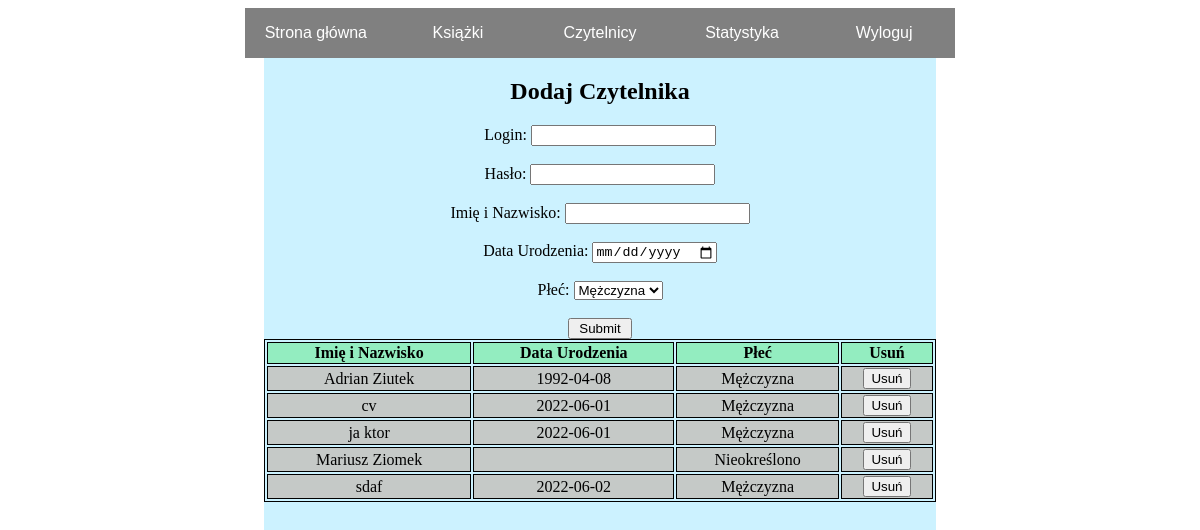
Before: /admin/readers.php with the older database file.
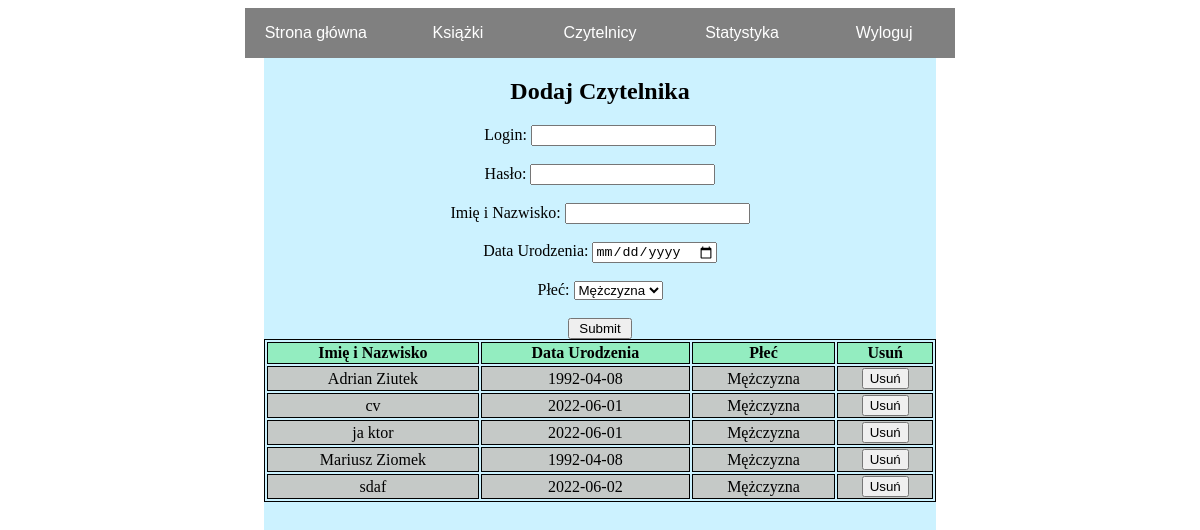
After: the same page with the newer database file.
### tables this page shows
CREATE TABLE `czytelnicy` (
  `id` int(11) NOT NULL,
  `login` text NOT NULL,
  `password` text NOT NULL,
  `imie` text NOT NULL,
  `urodziny` date DEFAULT NULL,
  `plec` int(11) NOT NULL
);

### admin/readers.php (the view, shortened to what this page needs)
<?php
	include("config.php");
?>
<html>
     <head>
		<link rel="stylesheet" href="style.css" type="text/css"/>
     </head>
     <body>
		<div class="menu">
			<ul class="ulmenu">
				<li class="mbutton center"><a href="start.php"><p>Strona główna</p></a></li>
				<li class="mbutton center"><a href="books.php"><p>Książki</p></a></li>
				<li class="mbutton center"><a href="readers.php"><p>Czytelnicy</p></a></li>
				<li class="mbutton center"><a href="stats.php"><p>Statystyka</p></a></li>
				<li class="mbutton center"><a href="logout.php"><p>Wyloguj</p></a></li>
			</ul>
		</div>
		<div class="glowna">
			<form action = "adduser.php" method = "post">
				<h2>Dodaj Czytelnika</h2>
				<label>Login: </label><input type = "text" name = "login" class = "box" required/><br/><br/>
				<label>Hasło: </label><input type = "text" name = "haslo" class = "box" required/><br/><br/>
				<label>Imię i Nazwisko: </label><input type = "text" name = "imie" class = "box" required/><br/><br/>
				<label>Data Urodzenia: </label><input type = "date" name = "urodziny" class = "box" required/><br/><br/>
				<label>Płeć: </label>
					<select name = "plec">
						<option value = "1">Mężczyzna</option>
					</select>
				<br/><br/>
				<input type = "submit" value = " Submit "/><br/>
			</form>
			<table class="tablica">
					<tr>
						<th>Imię i Nazwisko</th>
						<th>Data Urodzenia</th>
						<th>Płeć</th>
						<th>Usuń</th>
					</tr>
				<?php
						$plec = array("Nieokreślono", "Mężczyzna", "Kobieta");
						$query = "SELECT imie, urodziny, plec, id FROM czytelnicy ORDER BY imie ASC";
						$result = $db->query($query);
						while ($row = $result->fetch_row()) {
							echo "<tr>";
							echo "<td>$row[0]</td>";
							echo "<td>$row[1]</td>";
							echo "<td>".$plec[$row[2]]."</td>";
							echo "<td><form action='deleteuser.php' method='post'><button type='submit' name='delete' value=".$row[3].">Usuń</button></form></td>";
							echo "</tr>\n";
						}
				?>
				</table>
		</div>
    </body>
</html>

Changed rows visible on the page:
changed czytelnicy "Mariusz Ziomek": urodziny (not shown) → "1992-04-08"; plec "Nieokreślono" → "Mężczyzna"
